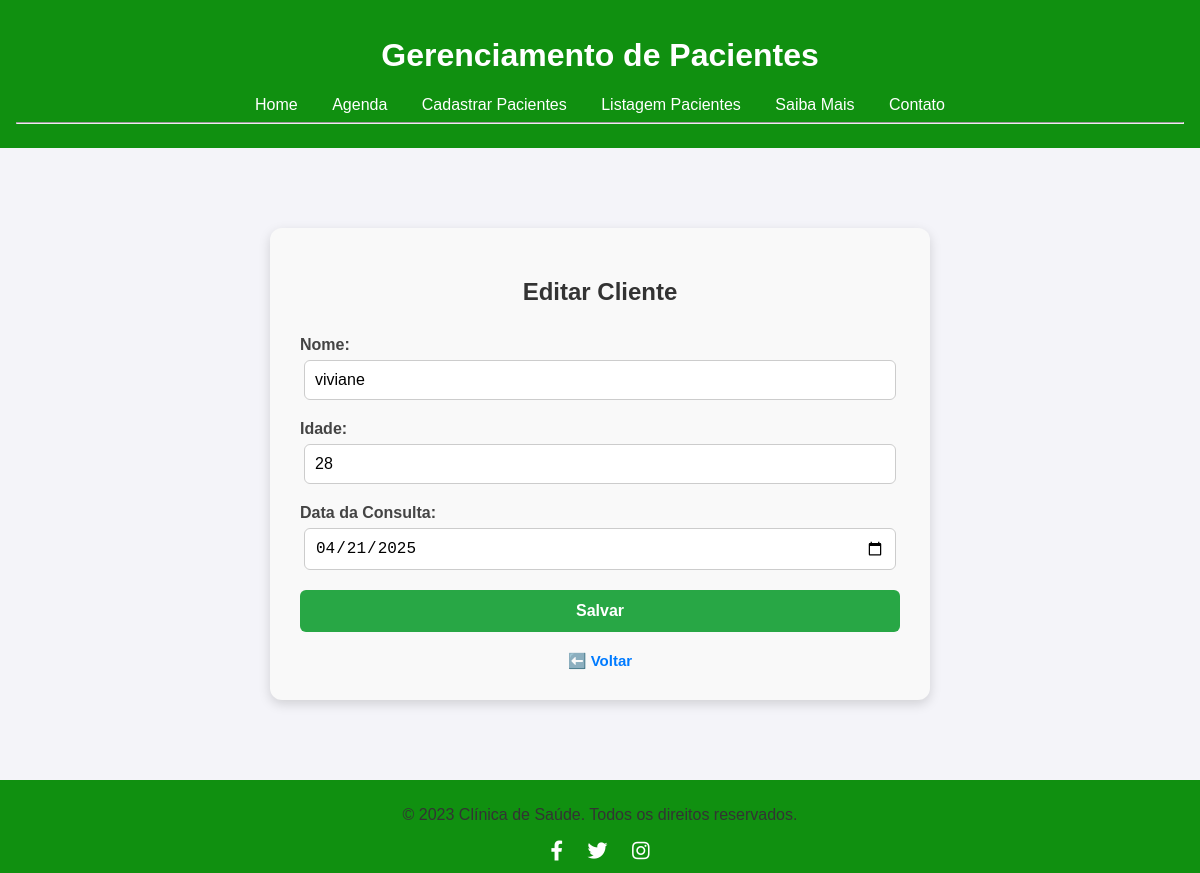
Before: /editar/15 with the older database file.
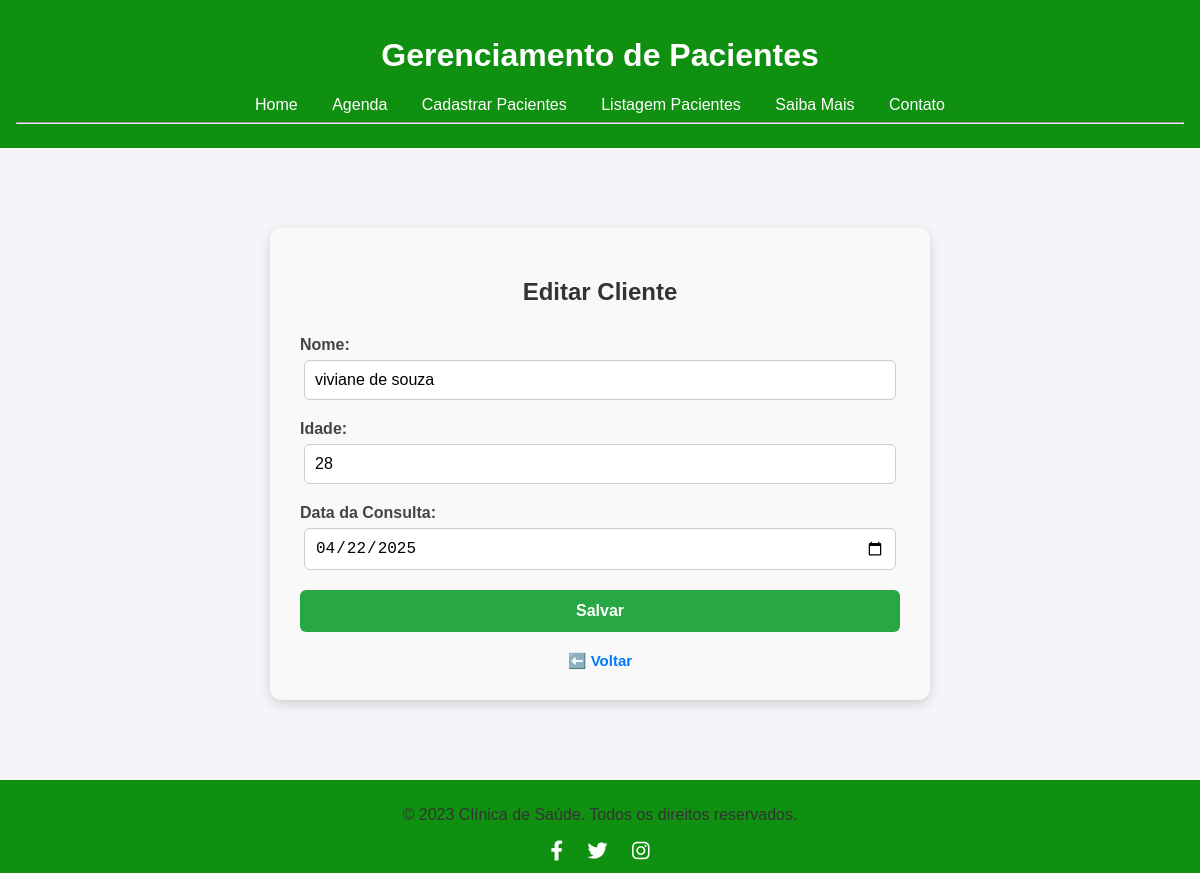
After: the same page with the newer database file.
### tables this page shows
CREATE TABLE clientes (
            id INTEGER PRIMARY KEY AUTOINCREMENT,
            nome TEXT NOT NULL,
            idade TEXT NOT NULL,
            data_cadastro TEXT NOT NULL  
        );

### app.py (the view, shortened to what this page needs)
@app.route('/editar/<int:index>', methods=['GET', 'POST'])
def editar(index):
    conn = get_db_connection()
    cliente = conn.execute('SELECT * FROM clientes WHERE id = ?', (index,)).fetchone()
    conn.close()
    return render_template('form.html', titulo='Editar Cliente', cliente=cliente)

### app.py (called while the page is built)
def get_db_connection():
    conn = sqlite3.connect('database.db')
    conn.row_factory = sqlite3.Row
    return conn

### Templates/form.html (shortened to what this page needs)
{% extends 'base.html' %}
{% block conteudo %}
<div class="form-container">
    <h2>{{ titulo }}</h2>
    <form method="post">
        <label for="nome">Nome:</label>
        <input type="text" id="nome" name="nome" value="{{ cliente.nome if cliente else '' }}" required>
        <label for="idade">Idade:</label>
        <input type="text" id="idade" name="idade" value="{{ cliente.idade if cliente else '' }}" required>
        <label for="data_cadastro">Data da Consulta:</label>
        <input type="date" id="data_cadastro" name="data_cadastro" value="{{ cliente.data_cadastro if cliente else '' }}" required>
        <button type="submit">Salvar</button>
    </form>
    <a href="{{ request.referrer or url_for('index') }}" class="back-link" title="Voltar para página anterior" style="text-decoration: none">⬅️ Voltar</a>
</div>
{% endblock %}

Changed rows visible on the page:
changed clientes: nome "viviane" → "viviane de souza"; data_cadastro "04/21/2025" → "04/22/2025"
